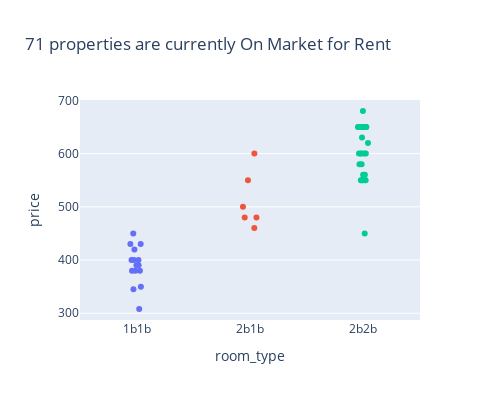
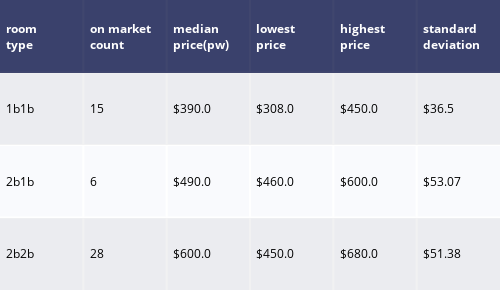

These figures' notebook cell, in order:
### Code cell
table_data = [['room<br>type', 'on market<br>count', 'median<br>price(pw)', 'lowest<br>price', "highest<br>price", "standard<br>deviation"]] 

def fill_table_data(df):
    table_data.append([df.iloc[0,:]["room_type"] , 
                       len(df),"$" + str(df.price.median()),
                       "$" + str(df.price.min()),
                       "$" + str( df.price.max()),
                       "$" + str(round(df.price.std() , 2 ) ) 
                    ])
    
on_market_df.groupby("room_type").apply(fill_table_data)

fig = ff.create_table(table_data, height_constant=60)
fig.layout.width=500
fig0.show()
fig.show()

### Figure 1 — Plotly figure (JSON) as saved in the notebook; plotly's stock layout.template omitted (floating-point values rounded to 4 significant figures)
{"data": [{"alignmentgroup": "True", "boxpoints": "all", "customdata": [[11, "14928673"], [17, "14915101"], [30, "14883178"], [31, "14879991"], [32, "14877863"], [34, "14871156"], [36, "14868220"], [36, "14868083"], [43, "14854777"], [43, "14853599"], [59, "14811181"], [99, "14729672"], [121, "14662122"], [150, "14590148"], [151, "14585512"]], "fillcolor": "rgba(255,255,255,0)", "hoveron": "points", "hovertemplate": "room_type=%{x}<br>price=%{y}<br>up_days=%{customdata[0]}<br>list_id=%{customdata[1]}<extra></extra>", "legendgroup": "1b1b", "line": {"color": "rgba(255,255,255,0)"}, "marker": {"color": "#636efa"}, "name": "1b1b", "offsetgroup": "1b1b", "orientation": "v", "pointpos": 0, "showlegend": true, "type": "box", "x": ["1b1b", "1b1b", "1b1b", "1b1b", "1b1b", "1b1b", "1b1b", "1b1b", "1b1b", "1b1b", "1b1b", "1b1b", "1b1b", "1b1b", "1b1b"], "x0": " ", "xaxis": "x", "y": [380, 430, 380, 400, 390, 308, 430, 400, 400, 390, 450, 350, 345, 420, 380], "y0": " ", "yaxis": "y"}, {"alignmentgroup": "True", "boxpoints": "all", "customdata": [[8, "14940057"], [16, "14919124"], [24, "14897818"], [37, "14867181"], [42, "14855089"], [79, "14779144"]], "fillcolor": "rgba(255,255,255,0)", "hoveron": "points", "hovertemplate": "room_type=%{x}<br>price=%{y}<br>up_days=%{customdata[0]}<br>list_id=%{customdata[1]}<extra></extra>", "legendgroup": "2b1b", "line": {"color": "rgba(255,255,255,0)"}, "marker": {"color": "#EF553B"}, "name": "2b1b", "offsetgroup": "2b1b", "orientation": "v", "pointpos": 0, "showlegend": true, "type": "box", "x": ["2b1b", "2b1b", "2b1b", "2b1b", "2b1b", "2b1b"], "x0": " ", "xaxis": "x", "y": [550, 480, 480, 460, 500, 600], "y0": " ", "yaxis": "y"}, {"alignmentgroup": "True", "boxpoints": "all", "customdata": [[9, "14936089"], [11, "14930793"], [16, "14920068"], [16, "14917397"], [17, "14914813"], [18, "14910807"], [20, "14906069"], [20, "14906056"], [20, "14906033"], [21, "14905866"], [21, "14905858"], [24, "14896727"], [30, "14883526"], [30, "14883039"], [36, "14869618"], [36, "14868914"], [37, "14864460"], [43, "14854774"], [52, "14830157"], [54, "14822799"], [60, "14807103"], [88, "14757444"], [103, "14718152"], [129, "14644385"], [129, "14644357"], [131, "14637261"], [150, "14590023"], [151, "14587759"]], "fillcolor": "rgba(255,255,255,0)", "hoveron": "points", "hovertemplate": "room_type=%{x}<br>price=%{y}<br>up_days=%{customdata[0]}<br>list_id=%{customdata[1]}<extra></extra>", "legendgroup": "2b2b", "line": {"color": "rgba(255,255,255,0)"}, "marker": {"color": "#00cc96"}, "name": "2b2b", "offsetgroup": "2b2b", "orientation": "v", "pointpos": 0, "showlegend": true, "type": "box", "x": ["2b2b", "2b2b", "2b2b", "2b2b", "2b2b", "2b2b", "2b2b", "2b2b", "2b2b", "2b2b", "2b2b", "2b2b", "2b2b", "2b2b", "2b2b", "2b2b", "2b2b", "2b2b", "2b2b", "2b2b", "2b2b", "2b2b", "2b2b", "2b2b", "2b2b", "2b2b", "2b2b", "2b2b"], "x0": " ", "xaxis": "x", "y": [600, 600, 650, 550, 650, 650, 650, 630, 650, 620, 580, 650, 560, 600, 550, 650, 650, 650, 600, 600, 680, 560, 580, 550, 550, 550, 650, 450], "y0": " ", "yaxis": "y"}], "layout": {"boxmode": "overlay", "height": 400, "legend": {"title": {"text": "room_type"}, "tracegroupgap": 0}, "showlegend": false, "title": {"text": "71 properties are currently On Market for Rent"}, "width": 500, "xaxis": {"anchor": "y", "categoryarray": ["1b1b", "2b1b", "2b2b"], "categoryorder": "array", "domain": [0, 1], "title": {"text": "room_type"}}, "yaxis": {"anchor": "x", "domain": [0, 1], "title": {"text": "price"}}}}

### Figure 2 — Plotly figure (JSON) as saved in the notebook; plotly's stock layout.template omitted (floating-point values rounded to 4 significant figures)
{"data": [{"colorscale": [[0, "#00083e"], [0.5, "#ededee"], [1, "#ffffff"]], "hoverinfo": "none", "opacity": 0.75, "showscale": false, "type": "heatmap", "z": [[0, 0, 0, 0, 0, 0], [0.5, 0.5, 0.5, 0.5, 0.5, 0.5], [1, 1, 1, 1, 1, 1], [0.5, 0.5, 0.5, 0.5, 0.5, 0.5]]}], "layout": {"annotations": [{"align": "left", "font": {"color": "#ffffff"}, "showarrow": false, "text": "<b>room<br>type</b>", "x": -0.45, "xanchor": "left", "xref": "x", "y": 0, "yref": "y"}, {"align": "left", "font": {"color": "#ffffff"}, "showarrow": false, "text": "<b>on market<br>count</b>", "x": 0.55, "xanchor": "left", "xref": "x", "y": 0, "yref": "y"}, {"align": "left", "font": {"color": "#ffffff"}, "showarrow": false, "text": "<b>median<br>price(pw)</b>", "x": 1.55, "xanchor": "left", "xref": "x", "y": 0, "yref": "y"}, {"align": "left", "font": {"color": "#ffffff"}, "showarrow": false, "text": "<b>lowest<br>price</b>", "x": 2.55, "xanchor": "left", "xref": "x", "y": 0, "yref": "y"}, {"align": "left", "font": {"color": "#ffffff"}, "showarrow": false, "text": "<b>highest<br>price</b>", "x": 3.55, "xanchor": "left", "xref": "x", "y": 0, "yref": "y"}, {"align": "left", "font": {"color": "#ffffff"}, "showarrow": false, "text": "<b>standard<br>deviation</b>", "x": 4.55, "xanchor": "left", "xref": "x", "y": 0, "yref": "y"}, {"align": "left", "font": {"color": "#000000"}, "showarrow": false, "text": "1b1b", "x": -0.45, "xanchor": "left", "xref": "x", "y": 1, "yref": "y"}, {"align": "left", "font": {"color": "#000000"}, "showarrow": false, "text": "15", "x": 0.55, "xanchor": "left", "xref": "x", "y": 1, "yref": "y"}, {"align": "left", "font": {"color": "#000000"}, "showarrow": false, "text": "$390.0", "x": 1.55, "xanchor": "left", "xref": "x", "y": 1, "yref": "y"}, {"align": "left", "font": {"color": "#000000"}, "showarrow": false, "text": "$308.0", "x": 2.55, "xanchor": "left", "xref": "x", "y": 1, "yref": "y"}, {"align": "left", "font": {"color": "#000000"}, "showarrow": false, "text": "$450.0", "x": 3.55, "xanchor": "left", "xref": "x", "y": 1, "yref": "y"}, {"align": "left", "font": {"color": "#000000"}, "showarrow": false, "text": "$36.5", "x": 4.55, "xanchor": "left", "xref": "x", "y": 1, "yref": "y"}, {"align": "left", "font": {"color": "#000000"}, "showarrow": false, "text": "2b1b", "x": -0.45, "xanchor": "left", "xref": "x", "y": 2, "yref": "y"}, {"align": "left", "font": {"color": "#000000"}, "showarrow": false, "text": "6", "x": 0.55, "xanchor": "left", "xref": "x", "y": 2, "yref": "y"}, {"align": "left", "font": {"color": "#000000"}, "showarrow": false, "text": "$490.0", "x": 1.55, "xanchor": "left", "xref": "x", "y": 2, "yref": "y"}, {"align": "left", "font": {"color": "#000000"}, "showarrow": false, "text": "$460.0", "x": 2.55, "xanchor": "left", "xref": "x", "y": 2, "yref": "y"}, {"align": "left", "font": {"color": "#000000"}, "showarrow": false, "text": "$600.0", "x": 3.55, "xanchor": "left", "xref": "x", "y": 2, "yref": "y"}, {"align": "left", "font": {"color": "#000000"}, "showarrow": false, "text": "$53.07", "x": 4.55, "xanchor": "left", "xref": "x", "y": 2, "yref": "y"}, {"align": "left", "font": {"color": "#000000"}, "showarrow": false, "text": "2b2b", "x": -0.45, "xanchor": "left", "xref": "x", "y": 3, "yref": "y"}, {"align": "left", "font": {"color": "#000000"}, "showarrow": false, "text": "28", "x": 0.55, "xanchor": "left", "xref": "x", "y": 3, "yref": "y"}, {"align": "left", "font": {"color": "#000000"}, "showarrow": false, "text": "$600.0", "x": 1.55, "xanchor": "left", "xref": "x", "y": 3, "yref": "y"}, {"align": "left", "font": {"color": "#000000"}, "showarrow": false, "text": "$450.0", "x": 2.55, "xanchor": "left", "xref": "x", "y": 3, "yref": "y"}, {"align": "left", "font": {"color": "#000000"}, "showarrow": false, "text": "$680.0", "x": 3.55, "xanchor": "left", "xref": "x", "y": 3, "yref": "y"}, {"align": "left", "font": {"color": "#000000"}, "showarrow": false, "text": "$51.38", "x": 4.55, "xanchor": "left", "xref": "x", "y": 3, "yref": "y"}], "height": 290, "margin": {"b": 0, "l": 0, "r": 0, "t": 0}, "width": 500, "xaxis": {"dtick": 1, "gridwidth": 2, "showticklabels": false, "tick0": -0.5, "ticks": "", "zeroline": false}, "yaxis": {"autorange": "reversed", "dtick": 1, "gridwidth": 2, "showticklabels": false, "tick0": 0.5, "ticks": "", "zeroline": false}}}
